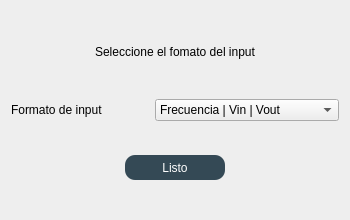
<?xml version="1.0" encoding="UTF-8"?>
<ui version="4.0">
 <class>LabelWindow</class>
 <widget class="QWidget" name="LabelWindow">
  <property name="geometry">
   <rect>
    <x>0</x>
    <y>0</y>
    <width>350</width>
    <height>220</height>
   </rect>
  </property>
  <property name="windowTitle">
   <string>Input format</string>
  </property>
  <property name="styleSheet">
   <string notr="true">background:rgb(238,238,238)</string>
  </property>
  <layout class="QVBoxLayout" name="verticalLayout">
   <item>
    <widget class="QLabel" name="label">
     <property name="layoutDirection">
      <enum>Qt::LeftToRight</enum>
     </property>
     <property name="text">
      <string>Seleccione el fomato del input</string>
     </property>
     <property name="alignment">
      <set>Qt::AlignCenter</set>
     </property>
    </widget>
   </item>
   <item>
    <layout class="QHBoxLayout" name="horizontalLayout">
     <item>
      <widget class="QLabel" name="label_2">
       <property name="text">
        <string>Formato de input</string>
       </property>
      </widget>
     </item>
     <item>
      <widget class="QComboBox" name="type_box">
       <item>
        <property name="text">
         <string>Frecuencia | Vin | Vout</string>
        </property>
       </item>
       <item>
        <property name="text">
         <string>Frecuencia | Amplitud | Fase</string>
        </property>
       </item>
      </widget>
     </item>
    </layout>
   </item>
   <item>
    <widget class="QWidget" name="widget" native="true">
     <layout class="QHBoxLayout" name="horizontalLayout_3">
      <item>
       <layout class="QHBoxLayout" name="horizontalLayout_2">
        <item>
         <spacer name="horizontalSpacer">
          <property name="orientation">
           <enum>Qt::Horizontal</enum>
          </property>
          <property name="sizeHint" stdset="0">
           <size>
            <width>40</width>
            <height>20</height>
           </size>
          </property>
         </spacer>
        </item>
        <item>
         <widget class="QPushButton" name="finish">
          <property name="sizePolicy">
           <sizepolicy hsizetype="Fixed" vsizetype="Fixed">
            <horstretch>0</horstretch>
            <verstretch>0</verstretch>
           </sizepolicy>
          </property>
          <property name="minimumSize">
           <size>
            <width>100</width>
            <height>25</height>
           </size>
          </property>
          <property name="palette">
           <palette>
            <active>
             <colorrole role="WindowText">
              <brush brushstyle="SolidPattern">
               <color alpha="255">
                <red>255</red>
                <green>255</green>
                <blue>255</blue>
               </color>
              </brush>
             </colorrole>
             <colorrole role="Button">
              <brush brushstyle="SolidPattern">
               <color alpha="255">
                <red>52</red>
                <green>73</green>
                <blue>85</blue>
               </color>
              </brush>
             </colorrole>
             <colorrole role="Text">
              <brush brushstyle="SolidPattern">
               <color alpha="255">
                <red>255</red>
                <green>255</green>
                <blue>255</blue>
               </color>
              </brush>
             </colorrole>
             <colorrole role="ButtonText">
              <brush brushstyle="SolidPattern">
               <color alpha="255">
                <red>255</red>
                <green>255</green>
                <blue>255</blue>
               </color>
              </brush>
             </colorrole>
             <colorrole role="Base">
              <brush brushstyle="SolidPattern">
               <color alpha="255">
                <red>52</red>
                <green>73</green>
                <blue>85</blue>
               </color>
              </brush>
             </colorrole>
             <colorrole role="Window">
              <brush brushstyle="SolidPattern">
               <color alpha="255">
                <red>52</red>
                <green>73</green>
                <blue>85</blue>
               </color>
              </brush>
             </colorrole>
            </active>
            <inactive>
             <colorrole role="WindowText">
              <brush brushstyle="SolidPattern">
               <color alpha="255">
                <red>255</red>
                <green>255</green>
                <blue>255</blue>
               </color>
              </brush>
             </colorrole>
             <colorrole role="Button">
              <brush brushstyle="SolidPattern">
               <color alpha="255">
                <red>52</red>
                <green>73</green>
                <blue>85</blue>
               </color>
              </brush>
             </colorrole>
             <colorrole role="Text">
              <brush brushstyle="SolidPattern">
               <color alpha="255">
                <red>255</red>
                <green>255</green>
                <blue>255</blue>
               </color>
              </brush>
             </colorrole>
             <colorrole role="ButtonText">
              <brush brushstyle="SolidPattern">
               <color alpha="255">
                <red>255</red>
                <green>255</green>
                <blue>255</blue>
               </color>
              </brush>
             </colorrole>
             <colorrole role="Base">
              <brush brushstyle="SolidPattern">
               <color alpha="255">
                <red>52</red>
                <green>73</green>
                <blue>85</blue>
               </color>
              </brush>
             </colorrole>
             <colorrole role="Window">
              <brush brushstyle="SolidPattern">
               <color alpha="255">
                <red>52</red>
                <green>73</green>
                <blue>85</blue>
               </color>
              </brush>
             </colorrole>
            </inactive>
            <disabled>
             <colorrole role="WindowText">
              <brush brushstyle="SolidPattern">
               <color alpha="255">
                <red>255</red>
                <green>255</green>
                <blue>255</blue>
               </color>
              </brush>
             </colorrole>
             <colorrole role="Button">
              <brush brushstyle="SolidPattern">
               <color alpha="255">
                <red>52</red>
                <green>73</green>
                <blue>85</blue>
               </color>
              </brush>
             </colorrole>
             <colorrole role="Text">
              <brush brushstyle="SolidPattern">
               <color alpha="255">
                <red>255</red>
                <green>255</green>
                <blue>255</blue>
               </color>
              </brush>
             </colorrole>
             <colorrole role="ButtonText">
              <brush brushstyle="SolidPattern">
               <color alpha="255">
                <red>255</red>
                <green>255</green>
                <blue>255</blue>
               </color>
              </brush>
             </colorrole>
             <colorrole role="Base">
              <brush brushstyle="SolidPattern">
               <color alpha="255">
                <red>52</red>
                <green>73</green>
                <blue>85</blue>
               </color>
              </brush>
             </colorrole>
             <colorrole role="Window">
              <brush brushstyle="SolidPattern">
               <color alpha="255">
                <red>52</red>
                <green>73</green>
                <blue>85</blue>
               </color>
              </brush>
             </colorrole>
            </disabled>
           </palette>
          </property>
          <property name="styleSheet">
           <string notr="true">background: rgb(52,73,85);
color:rgb(255,255,255);
border-radius: 10px;</string>
          </property>
          <property name="text">
           <string>Listo</string>
          </property>
         </widget>
        </item>
        <item>
         <spacer name="horizontalSpacer_2">
          <property name="orientation">
           <enum>Qt::Horizontal</enum>
          </property>
          <property name="sizeHint" stdset="0">
           <size>
            <width>40</width>
            <height>20</height>
           </size>
          </property>
         </spacer>
        </item>
       </layout>
      </item>
     </layout>
    </widget>
   </item>
  </layout>
 </widget>
 <resources/>
 <connections/>
</ui>
